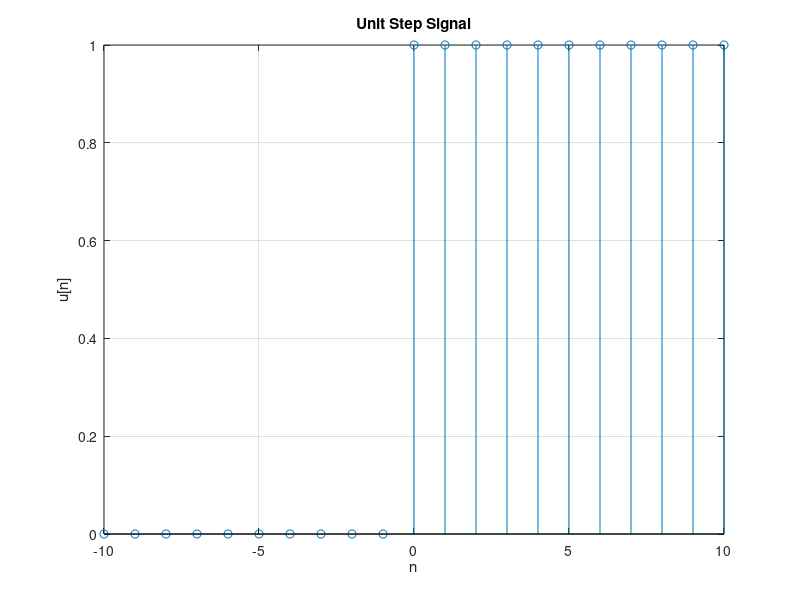

Source code (MATLAB):
n = -10:10;             % time index
u = double(n >= 0);     % step signal
stem(n, u)
title('Unit Step Signal')
xlabel('n')
ylabel('u[n]')
grid on